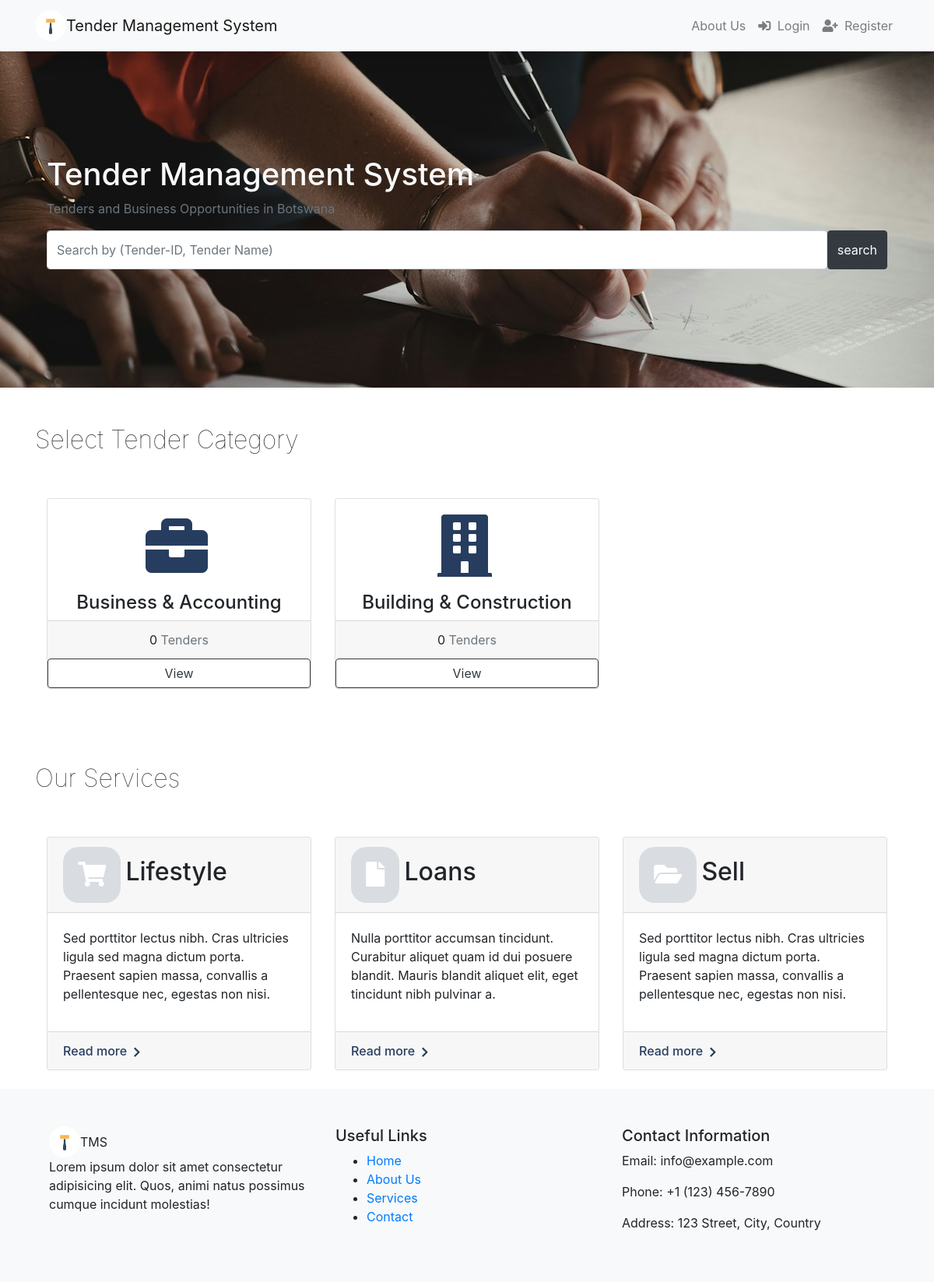
The page / on the database its author committed.
### tender/models.py (models this page shows, shortened)
class Category(models.Model):
    name = models.CharField(max_length=100)
    icon = models.CharField(max_length=100)

### webpage/views.py (the view)
# urls.py: path('', views.index,name='index'),
def index(request):
    category_name = request.GET.get('name',None)
    tender_categories=Category.objects.all()
    if category_name is not None:
        tenderByCategoryLength = Tender.objects.filter(category = category_name).count()
    else:
        tenderByCategoryLength = 0
    context ={
        'TenderCategories': tender_categories,
        'TendersCount': tenderByCategoryLength
    }
    return render(request, 'webpage/index.html', context)

### templates/webpage/index.html
{% extends 'base.html' %} {% load static %} {% block content%}
<div
  id="dashboard-hero"
  class="d-flex align-items-center justify-content-center mt-5"
>
  <div class="container">
    <div class="col-md-12">
      <h1 class="text-light">Tender Management System</h1>
      <p class="text-muted">Tenders and Business Opportunities in Botswana</p>
    </div>
    <div class="col-md-12">
      <div class="input-group">
        <input
          style="height: 50px"
          type="search"
          class="form-control rounded"
          placeholder="Search by (Tender-ID, Tender Name)"
          aria-label="Search"
          aria-describedby="search-addon"
        />
        <button type="button" class="btn btn-dark">search</button>
      </div>
    </div>
  </div>
</div>
<div class="container mt-5 text-center">
  <div class="row">
    <div class="col-md-12">
      <div class="title-wrap d-flex justify-content-between">
        <div class="title-box">
          <h2 class="title-a" style="font-weight: 100">
            Select Tender Category
          </h2>
        </div>
      </div>
    </div>
  </div>
  <div class="container mt-5 mb-5">
    <div class="row">
      {% if TenderCategories %} {% for category in TenderCategories %}
      <div class="col-md-4 mb-5">
        <div class="card">
          <div class="card-block">
            <div class="card-box-ico2">
              <span class="{{category.icon}}"></span>
            </div>
            <h4>{{category.name}}</h4>
          </div>
          <div class="card-footer">
            {{ TendersCount }}
            <span class="text-muted">Tenders</span>
          </div>
          <a href="#" class="stretched-link btn btn-block btn-outline-dark"
            >View</a
          >
        </div>
      </div>
      {% endfor %} {% else %}
      <div class="col-md-12">
        <p>No Categories Available</p>
      </div>
      {% endif %}
    </div>
  </div>
</div>
{% include 'partials/services.html' %}
{% include 'partials/footer.html' %}
{% endblock %}

### static/css/style.css (style rules this page uses)
#dashboard-hero { background: url(../images/hero.jpg); background-repeat: no-repeat; background-position: center; z-index: 0; height: 450px; }
.card-box-ico2 { padding: 1.2rem; border-radius: 20px; margin-right: 6px; }
.card-box-ico2 span { font-size: 5rem; color:#273d5f; }

### rows shown on the page
Category: name "Business & Accounting", TendersCount "0"
Category: name "Building & Construction", TendersCount "0"
